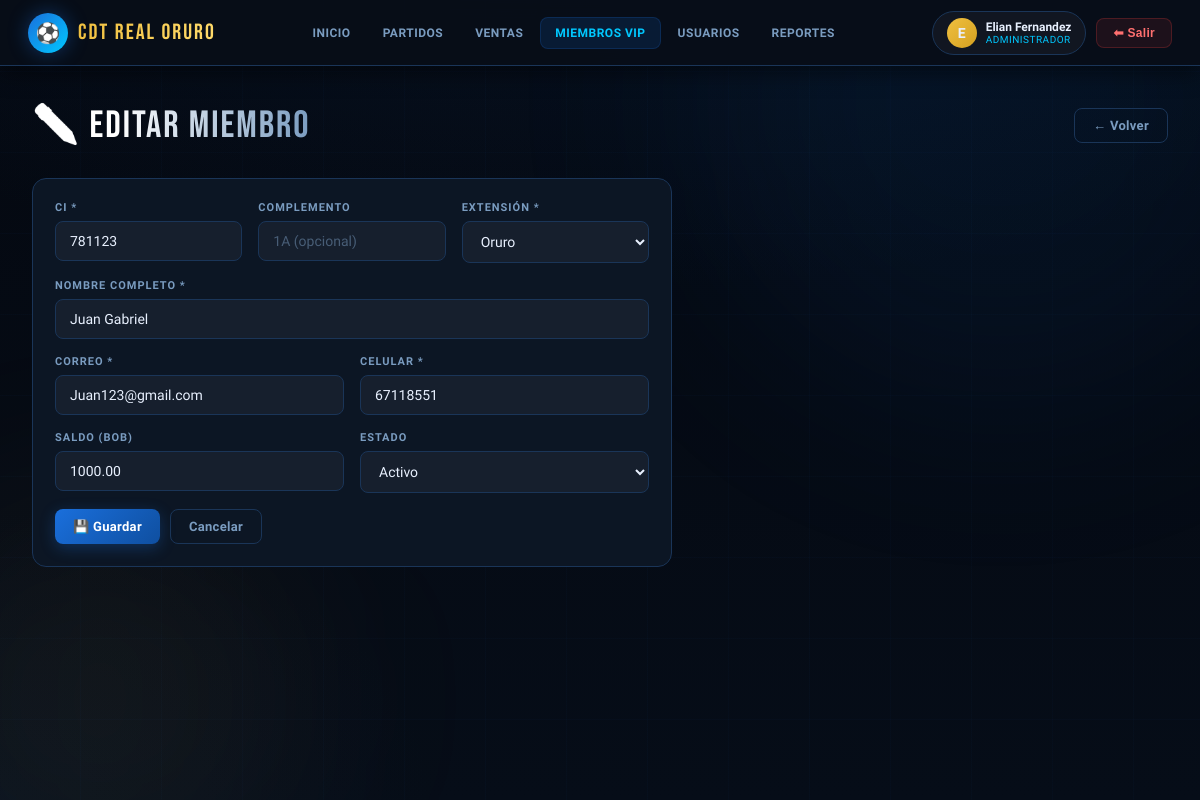
Before: /miembros/3/editar/ (signed in) with the older database file.
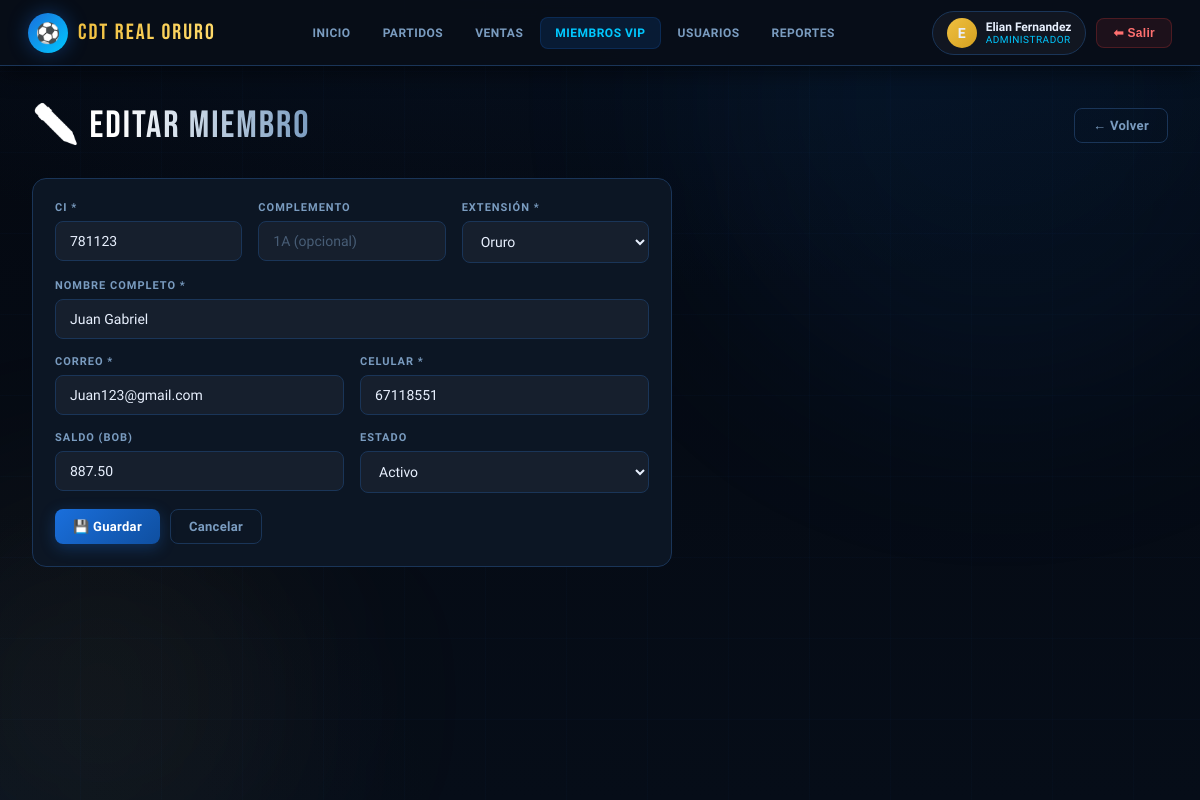
After: the same page with the newer database file.
### champinones/models.py (models this page shows, shortened)
class MiembroVIP(models.Model):
    usuario = models.OneToOneField(
        Usuario,
        on_delete=models.SET_NULL,
        null=True, blank=True,
        related_name='miembro_vip',
        verbose_name=_('Cuenta de usuario'),
    )
    ci = models.CharField(
        max_length=8,
        validators=[validate_ci],
        verbose_name=_('Cédula de Identidad'),
    )
    complemento = models.CharField(
        max_length=2,
        blank=True,
        validators=[validate_complemento],
        verbose_name=_('Complemento CI'),
        help_text=_('Solo si existe duplicidad (ej: 1A, 3C).'),
    )
    extension = models.CharField(
        max_length=2,
        choices=DepartamentoExtension.choices,
        verbose_name=_('Extensión (Departamento)'),
    )
    nombre_completo = models.CharField(
        max_length=150,
        verbose_name=_('Nombre Completo'),
    )
    correo = models.EmailField(
        unique=True,
        verbose_name=_('Correo Electrónico'),
    )
    celular = models.CharField(
        max_length=8,
        validators=[validate_celular],
        verbose_name=_('Celular'),
    )
    saldo = models.DecimalField(
        max_digits=10,
        decimal_places=2,
        default=0.00,
        validators=[MinValueValidator(0)],
        verbose_name=_('Saldo (BOB)'),
    )
    estado = models.CharField(
        max_length=12,
        choices=EstadoMiembro.choices,
        default=EstadoMiembro.ACTIVO,
        verbose_name=_('Estado'),
    )
    fecha_registro = models.DateTimeField(
        default=timezone.now,
        verbose_name=_('Fecha de Registro'),
    )
    class Meta:
        verbose_name        = _('Miembro VIP')
        verbose_name_plural = _('Miembros VIP')
        ordering            = ['-fecha_registro']
        constraints = [
            models.UniqueConstraint(
                fields=['ci', 'complemento', 'extension'],
                name='unique_ci_complemento_extension',
            )
        ]

### champinones/views.py (the view, shortened to what this page needs)
# urls.py: path('miembros/<int:pk>/editar/',    views.MiembroUpdateView.as_view(), name='miembro_editar'),
class MiembroUpdateView(PersonalOAdminRequired, UpdateView):
    model         = MiembroVIP
    form_class    = MiembroVIPForm
    template_name = 'portal/miembro_form.html'

### champinones/forms.py (shortened to what this page needs)
class MiembroVIPForm(StyledFormMixin, forms.ModelForm):
    class Meta:
        model  = MiembroVIP
        fields = (
            'nombre_completo', 'ci', 'complemento', 'extension',
            'correo', 'celular', 'saldo', 'estado',
        )
        labels = {
            'nombre_completo': _('Nombre Completo'),
            'ci':              _('Cédula de Identidad'),
            'complemento':     _('Complemento CI'),
            'extension':       _('Extensión (Depto.)'),
            'correo':          _('Correo Electrónico'),
            'celular':         _('Celular'),
            'saldo':           _('Saldo Inicial (BOB)'),
            'estado':          _('Estado'),
        }
        widgets = {
            'ci':          forms.TextInput(attrs={'placeholder': '12345678'}),
            'complemento': forms.TextInput(attrs={'placeholder': '1A (opcional)'}),
            'celular':     forms.TextInput(attrs={'placeholder': '7xxxxxxx'}),
            'correo':      forms.EmailInput(attrs={'placeholder': 'correo@ejemplo.com'}),
        }

### champinones/models.py (called while the page is built)
    @property
    def es_admin(self):
        return self.rol == RolUsuario.ADMIN or self.is_superuser

### champinones/templates/portal/miembro_form.html (shortened to what this page needs)
{% extends "portal/base_portal.html" %}
{% block nav_miembros %}active{% endblock %}
{% block content %}
<div class="page">
  <div class="page-header">
    <div><div class="page-title">{% if object %}✏️ Editar Miembro{% else %}➕ Nuevo Miembro{% endif %}</div></div>
    <a href="{% url 'miembro_lista' %}" class="btn btn-outline">← Volver</a>
  </div>
  <div class="card" style="max-width:640px;">
    <div class="card-body">
      <form method="post">{% csrf_token %}
        <div class="form-row cols-3">
          <div class="form-group-inner"><label>CI *</label>{{ form.ci }}{% if form.ci.errors %}<div class="field-error">{{ form.ci.errors.0 }}</div>{% endif %}</div>
          <div class="form-group-inner"><label>Complemento</label>{{ form.complemento }}</div>
          <div class="form-group-inner"><label>Extensión *</label>{{ form.extension }}{% if form.extension.errors %}<div class="field-error">{{ form.extension.errors.0 }}</div>{% endif %}</div>
        </div>
        <div class="form-row"><div class="form-group-inner"><label>Nombre Completo *</label>{{ form.nombre_completo }}</div></div>
        <div class="form-row cols-2">
          <div class="form-group-inner"><label>Correo *</label>{{ form.correo }}{% if form.correo.errors %}<div class="field-error">{{ form.correo.errors.0 }}</div>{% endif %}</div>
          <div class="form-group-inner"><label>Celular *</label>{{ form.celular }}{% if form.celular.errors %}<div class="field-error">{{ form.celular.errors.0 }}</div>{% endif %}</div>
        </div>
        <div class="form-row cols-2">
          <div class="form-group-inner"><label>Saldo (BOB)</label>{{ form.saldo }}</div>
          <div class="form-group-inner"><label>Estado</label>{{ form.estado }}</div>
        </div>
        <div style="display:flex;gap:10px;margin-top:8px;">
          <button type="submit" class="btn btn-primary">💾 Guardar</button>
          <a href="{% url 'miembro_lista' %}" class="btn btn-outline">Cancelar</a>
        </div>
      </form>
    </div>
  </div>
</div>
{% endblock %}

Changed rows visible on the page:
changed MiembroVIP "Oruro": saldo "1000.00" → "887.50"
